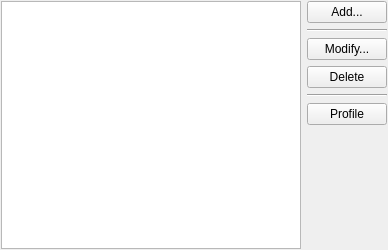
<?xml version="1.0" encoding="UTF-8"?>
<ui version="4.0">
 <class>AccountsListWidget</class>
 <widget class="QWidget" name="AccountsListWidget">
  <property name="geometry">
   <rect>
    <x>0</x>
    <y>0</y>
    <width>388</width>
    <height>250</height>
   </rect>
  </property>
  <property name="windowTitle">
   <string>Accounts</string>
  </property>
  <layout class="QVBoxLayout" name="verticalLayout_2">
   <property name="margin">
    <number>1</number>
   </property>
   <item>
    <layout class="QHBoxLayout" name="horizontalLayout">
     <item>
      <widget class="QTreeView" name="Accounts_">
       <property name="rootIsDecorated">
        <bool>false</bool>
       </property>
       <property name="itemsExpandable">
        <bool>true</bool>
       </property>
       <property name="sortingEnabled">
        <bool>true</bool>
       </property>
       <property name="headerHidden">
        <bool>false</bool>
       </property>
       <attribute name="headerVisible">
        <bool>true</bool>
       </attribute>
      </widget>
     </item>
     <item>
      <layout class="QVBoxLayout" name="verticalLayout">
       <item>
        <widget class="QPushButton" name="Add_">
         <property name="text">
          <string>Add...</string>
         </property>
        </widget>
       </item>
       <item>
        <widget class="Line" name="line">
         <property name="orientation">
          <enum>Qt::Horizontal</enum>
         </property>
        </widget>
       </item>
       <item>
        <widget class="QPushButton" name="Modify_">
         <property name="text">
          <string>Modify...</string>
         </property>
        </widget>
       </item>
       <item>
        <widget class="QPushButton" name="Delete_">
         <property name="text">
          <string>Delete</string>
         </property>
        </widget>
       </item>
       <item>
        <widget class="Line" name="line_2">
         <property name="orientation">
          <enum>Qt::Horizontal</enum>
         </property>
        </widget>
       </item>
       <item>
        <widget class="QPushButton" name="Profile_">
         <property name="text">
          <string>Profile</string>
         </property>
        </widget>
       </item>
       <item>
        <spacer name="verticalSpacer">
         <property name="orientation">
          <enum>Qt::Vertical</enum>
         </property>
         <property name="sizeHint" stdset="0">
          <size>
           <width>20</width>
           <height>40</height>
          </size>
         </property>
        </spacer>
       </item>
      </layout>
     </item>
    </layout>
   </item>
  </layout>
 </widget>
 <resources/>
 <connections/>
</ui>
